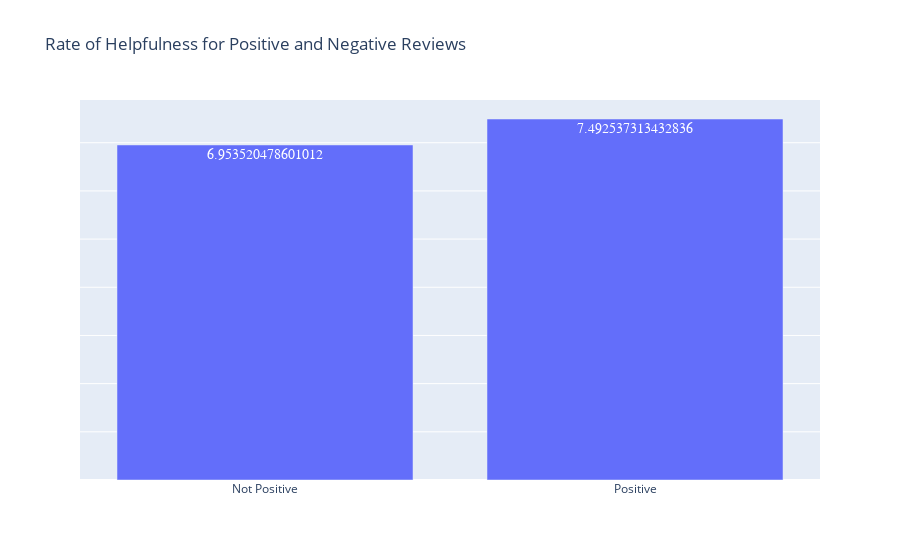

Notebook code cell kept with this figure:
### Code cell
import plotly.graph_objects as go

df_filtered = df.groupby('Review')['Number_of_found_helpful'].mean().reset_index()

fig = go.Figure(
    data=go.Bar(
        x = df_filtered['Review'].map({'Recommended':'Positive','Not Recommended':'Not Positive'}),
        y = df_filtered['Number_of_found_helpful'],
        text = df_filtered['Number_of_found_helpful'],
        orientation = 'v',
        textfont = dict(
            family = "sans serif",
            size = 14
        )
    ),
    layout = go.Layout(
        title_text="Rate of Helpfulness for Positive and Negative Reviews",
        yaxis = dict(showticklabels=False)
    )
)

fig.show();

### Figure 1 — Plotly figure (JSON) as saved in the notebook; plotly's stock layout.template omitted (floating-point values rounded to 4 significant figures)
{"data": [{"orientation": "v", "text": [6.954, 7.493], "textfont": {"family": "sans serif", "size": 14}, "type": "bar", "x": ["Not Positive", "Positive"], "y": [6.954, 7.493]}], "layout": {"title": {"text": "Rate of Helpfulness for Positive and Negative Reviews"}, "yaxis": {"showticklabels": false}}}
